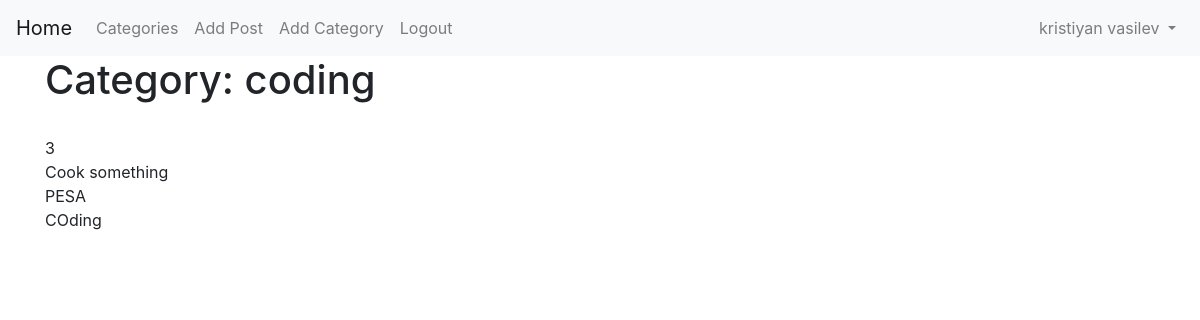
Page /category/coding/ (signed in) on the committed database.
### final/models.py (models this page shows, shortened)
class Post(models.Model):
    title = models.CharField(max_length=20)
    title_tag = models.CharField(max_length=20, default='Crypto Blog')
    author = models.ForeignKey(User, on_delete=models.CASCADE)
    body = RichTextField(blank=True, null=True)
    date = models.DateField(auto_now_add=True)
    category = models.CharField(max_length=200, default='coding')
    snippet = models.CharField(max_length=200)
    likes = models.ManyToManyField(User, related_name='block_post')
    header_image = models.ImageField(null=True, blank=True, upload_to='images/')

### final/views.py (the view)
# urls.py: path('category/<str:cat>/', CategoryView, name='category'),
def CategoryView(request, cat):
    posts = Post.objects.filter(category=cat.replace('-', ' '))
    return render(request, 'categories.html', {'posts': posts, 'cat': cat.replace('-', ' ')})

### templates/categories.html (shortened to what this page needs)
{% extends 'base.html' %}
{% block content %}
    <body>
    <h1>Category: {{ cat }}</h1>
    <br>
   {{ posts.count }}
    <br>
    {% if posts %}
    {% for post in posts %}
        {{ post.title }}<br>
    {% endfor %}
    {% else %}
    No posts for this category
    {% endif %}
    </body>
{% endblock %}

### templates/base.html (shortened to what this page needs)
<!doctype html>
<html lang="en">
<head>
    <link rel="stylesheet" href="https://cdn.jsdelivr.net/npm/bootstrap@4.5.3/dist/css/bootstrap.min.css"
>
</head>
<body>
<nav class="navbar navbar-expand-lg navbar-light bg-light">
    <a class="navbar-brand" href="{% url 'home' %}">Home</a>
    <div class="collapse navbar-collapse" id="navbarSupportedContent">
        <ul class="navbar-nav mr-auto">
            {% if cat_menu %}
                <li class="nav-item dropdown">
                    <a class="nav-link dropdown-toggle" href="#" id="navbarDropdown" role="button"
                       data-toggle="dropdown"
                       aria-haspopup="true" aria-expanded="false">
                        Categories
                    </a>
                    <div class="dropdown-menu" aria-labelledby="navbarDropdown">
                        {% for x in cat_menu %}
                            <a class="dropdown-item" href="{% url 'category' x|slugify %}"> {{ x }} </a>
                        {% endfor %}
                    </div>
                </li>
            {% else %}
                <li class="nav-item">
                    <a class="nav-link" href="{% url 'category-list' %}">Categories</a>
                </li>
            {% endif %}
            {% if user.is_authenticated %}
                <li class="nav-item">
                    <a class="nav-link" href="{% url 'create_post' %}">Add Post</a>
                </li>
                <li class="nav-item">
                    <a class="nav-link" href="{% url 'create_category' %}">Add Category</a>
                </li>
                <li class="nav-item">
                    <a class="nav-link" href="{% url 'logout' %}">Logout</a>
                </li>
            {% endif %}
        </ul>
    <ul class="navbar-nav ml-auto">
        {% if user.is_authenticated %}
        <li class="nav-item dropdown">
                    <a class="nav-link dropdown-toggle" href="#" id="navbarDropdown" role="button"
                       data-toggle="dropdown" aria-haspopup="true" aria-expanded="false">
                        {{ user.first_name }} {{ user.last_name }}
                    </a>
                </li>
    {% endif %}
    </div>
</nav>
<div class="container">
    {% block content %}
    {% endblock %}
</div>
</body>
</html>

### rows in the picture
Post: title "Cook something"
Post: title "PESA"
Post: title "COding"

### other values in the picture
{{ user.first_name }} "kristiyan"
{{ user.last_name }} "vasilev"
{{ cat }} "coding"
{{ posts.count }} "3"
